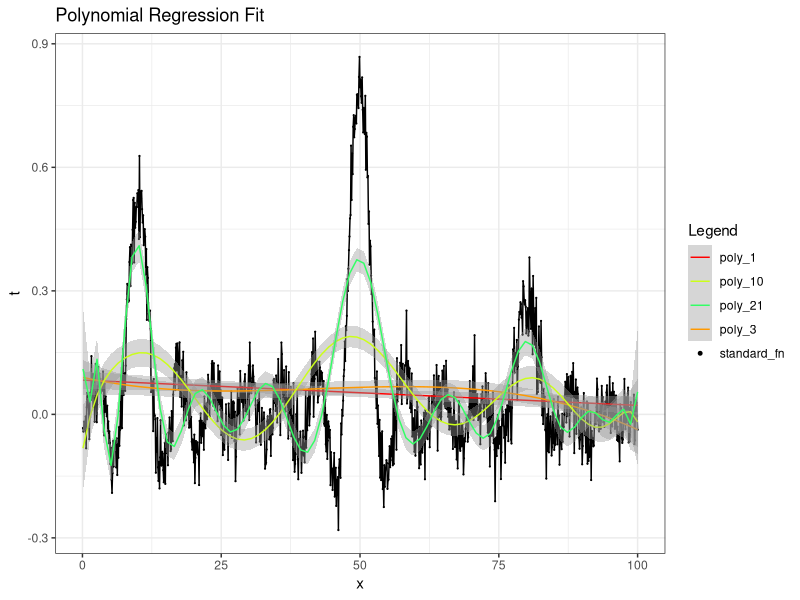
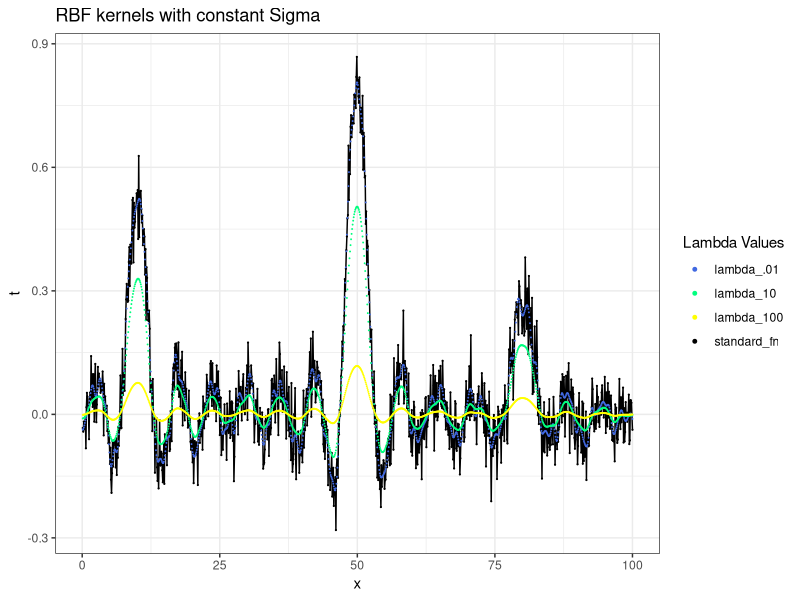
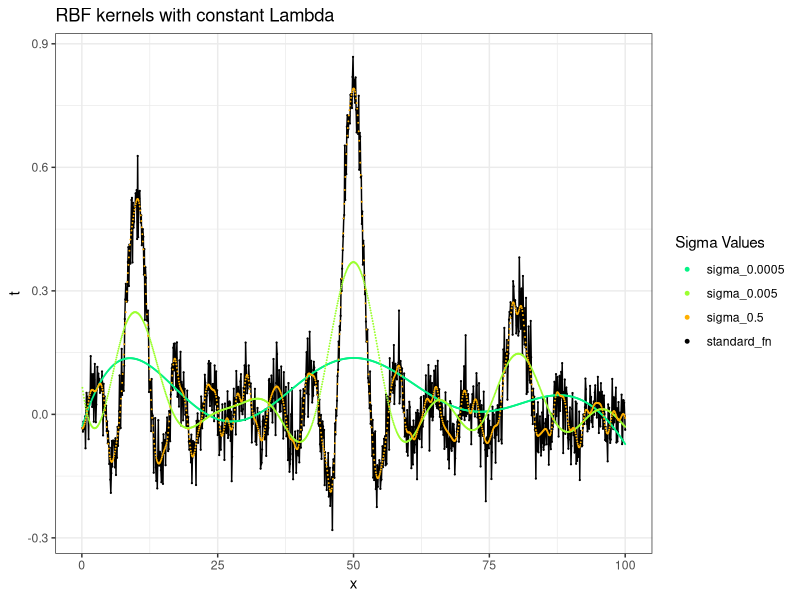

These charts were generated, in order, by the following R code:
# Author : Sai Krishna Kalyan
# Date : 20 Sept 2016

library(ggplot2)

# Set the seed to make the expriment reproduceable
set.seed(6046)

# As per the assignment generate data 
A <- 1052
x <- seq(0.1, 100, length.out = A)
a = 10
b = 50
c = 80

# Function t
t = 0.5 * sin(x - a)/(x - a) + 
  0.8 * sin(x - b)/(x - b) + 
  0.3 * sin(x - c)/(x - c) + rnorm(x, sd=0.05)

# Inspect data
head(x)
awesome_data = data.frame(x,t)
names(awesome_data) = c('x', 't')

# Experminet with polynomial regression
ggplot(data=awesome_data, aes(x, t, color="standard_fn")) +
  geom_line(color="black") +
  geom_point(size = .1) +
  geom_smooth(method = "lm", formula = y ~ x, size =0.5, aes(colour="poly_1")) +
  geom_smooth(method = "lm", formula = t ~ poly(x,3), size =0.5, aes(colour="poly_3")) +
  geom_smooth(method = "lm", formula = t ~ poly(x,10), size =0.5, aes(colour="poly_10")) + 
  geom_smooth(method = "lm", formula = t ~ poly(x,21), size =0.5, aes(colour="poly_21")) +
  scale_colour_manual(name="Legend",
                      values=c(poly_1="#FF0000", poly_3="#FF9900", poly_10="#CBFF19", poly_21="#32FF65",standard_fn="black")) +
  theme_bw() +
  guides(colour = guide_legend(override.aes = list(size=1))) +
  ggtitle("Polynomial Regression Fit") 

# RBF Kernel
sigma = 1
N = length(x)
lambda = 0.01
kk = tcrossprod(x)
dd = diag(kk)
myRBF.kernel = exp(sigma*(-matrix(dd,N,N)-t(matrix(dd,N,N))+2*kk))
ident.N = diag(rep(1,N))
alphas = solve(myRBF.kernel + lambda*ident.N)
alphas = alphas %*% t
kernel1 = myRBF.kernel %*% alphas

lambda = 10
RBF.kernel = exp(sigma*(-matrix(dd,N,N)-t(matrix(dd,N,N))+2*kk))
alphas = solve(RBF.kernel + lambda*ident.N)
alphas = alphas %*% t
kernel2 = RBF.kernel %*% alphas

lambda = 100
RBF.kernel = exp(sigma*(-matrix(dd,N,N)-t(matrix(dd,N,N))+2*kk))
alphas = solve(RBF.kernel + lambda*ident.N)
alphas = alphas %*% t
kernel3 = RBF.kernel %*% alphas

# Experiment with differnet lambda values 0.01, 10, 100
ggplot(data=awesome_data, aes(x, t, color="standard_fn")) +
  geom_line(color="black") +
  geom_point(size = 0.1) +
  geom_point(aes(x = x, y = kernel1, color="lambda_.01"), size = 0.01) +
  geom_point(aes(x = x, y = kernel2, color="lambda_10"), size = 0.01) +
  geom_point(aes(x = x, y = kernel3, color="lambda_100"), size = 0.01) +
  scale_colour_manual(name="Lambda Values",
                      values=c(standard_fn="black", lambda_100="#FFFF00", lambda_10="#00FF7F", lambda_.01="#4169E1")) +
  theme_bw() +
  guides(colour = guide_legend(override.aes = list(size=1))) +
  ggtitle("RBF kernels with constant Sigma")

lambda = 0.01
sigma = 0.0005
RBF.kernel = exp(sigma*(-matrix(dd,N,N)-t(matrix(dd,N,N))+2*kk))
alphas = solve(RBF.kernel + lambda*ident.N)
alphas = alphas %*% t
kernel4 = RBF.kernel %*% alphas

sigma = 0.005
RBF.kernel = exp(sigma*(-matrix(dd,N,N)-t(matrix(dd,N,N))+2*kk))
alphas = solve(RBF.kernel + lambda*ident.N)
alphas = alphas %*% t
kernel5 = RBF.kernel %*% alphas

sigma = 0.5
RBF.kernel = exp(sigma*(-matrix(dd,N,N)-t(matrix(dd,N,N))+2*kk))
alphas = solve(RBF.kernel + lambda*ident.N)
alphas = alphas %*% t
kernel6 = RBF.kernel %*% alphas

# Experimenting with different sigma values 0.005, 0.005, 0.5
ggplot(data=awesome_data, aes(x, t, color="standard_fn")) +
  geom_line(color="black") +
  geom_point(size = 0.1) +
  geom_point(aes(x = x, y = kernel4, color="sigma_0.0005"), size = 0.01) +
  geom_point(aes(x = x, y = kernel5, color="sigma_0.005"), size = 0.01) +
  geom_point(aes(x = x, y = kernel6, color="sigma_0.5"), size = 0.01) +
  scale_colour_manual(name="Sigma Values",
                      values=c(standard_fn="black", sigma_0.5="#FFB000", sigma_0.005="#9CFF30", sigma_0.0005="#05F386")) +
  theme_bw() +
  guides(colour = guide_legend(override.aes = list(size=1))) +
  ggtitle("RBF kernels with constant Lambda")